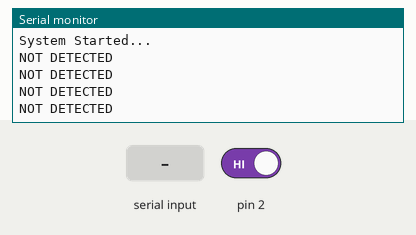
A sketch run on a simulated Arduino Uno, built with avr-gcc and run on an emulated ATmega328P. Shown: the last lines printed to the serial monitor. The test bench sets the inputs (shaded band); at power-on: pin 2 HIGH. The modem accepts every AT command (registered, SIM ready, sends succeed) and sends nothing else.

Above: at 9.2 s.
9.3 s: pin 2 driven LOW
At 10.4 s:
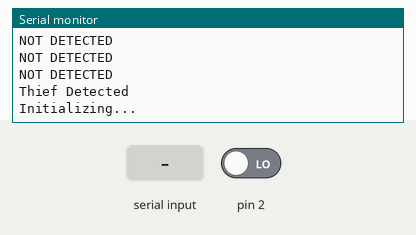
11.0 s: "1" received over the second serial link
At 11.4 s:
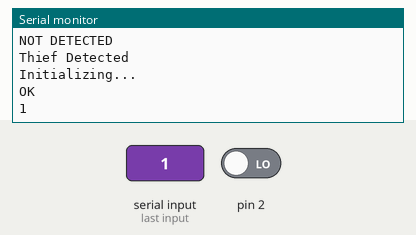

Measured:
- after the input at 9.3 s, the serial monitor: prints a new line after 0.20 s (image 1)
- after the input at 11.0 s, the serial monitor: prints a new line at once (image 2)

The sketch:

Home_Security_Alarm_System.ino
```cpp
#include <SoftwareSerial.h>
SoftwareSerial sim(10,11);
int sensorvalue2;


void setup() {
  // put your setup code here, to run once:
  delay(7000);
  //Begin serial communication with Arduino and Arduino IDE (Serial Monitor)
  Serial.begin(9600);
  Serial.println("System Started...");

  //Begin serial communication with Arduino and SIM800L
  sim.begin(9600);
  delay(1000);
  pinMode(2, INPUT);

}

void loop() {

  readMotion();
  delay(300);
}
void readMotion()
{
 int  sensorValue2 = digitalRead(2);
  if (sensorValue2 == LOW)
  {
     Serial.println("Thief Detected");
     callNumber();
  }
  else
  {
    Serial.println("NOT DETECTED");
  }
}

void callNumber() {
  Serial.println("Initializing...");
  delay(1000);

  sim.println("AT"); //Once the handshake test is successful, i t will back to OK
  updateSerial();

  sim.println("ATD+ +91XXXXXXXXXX;"); //  change ZZ with country code and xxxxxxxxxxx with phone number to dial
  updateSerial();
  delay(20000); // wait for 20 seconds...
  sim.println("ATH"); //hang up
  updateSerial();
}
void updateSerial()
{
  delay(500);
  while (Serial.available())
  {
    sim.write(Serial.read());//Forward what Serial received to Software Serial Port
  }
  while(sim.available())
  {
    Serial.write(sim.read());//Forward what Software Serial received to Serial Port
  }
}
```
